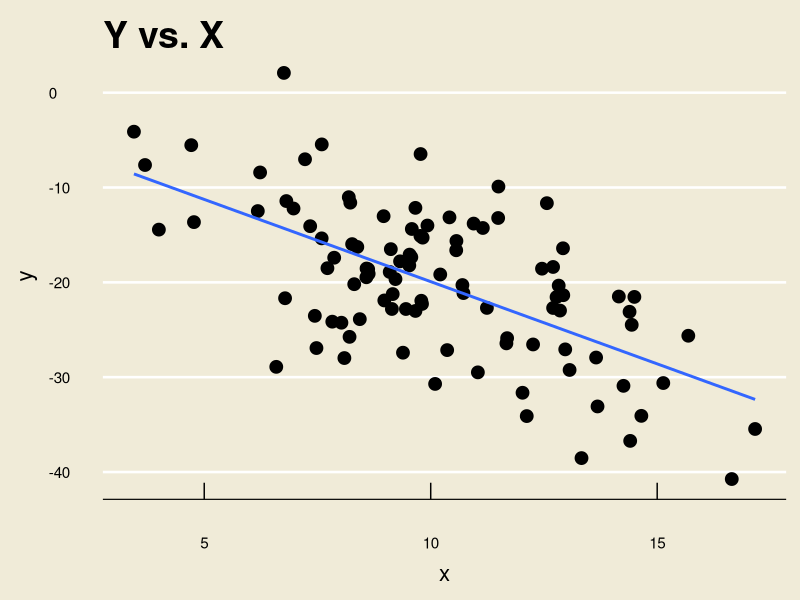
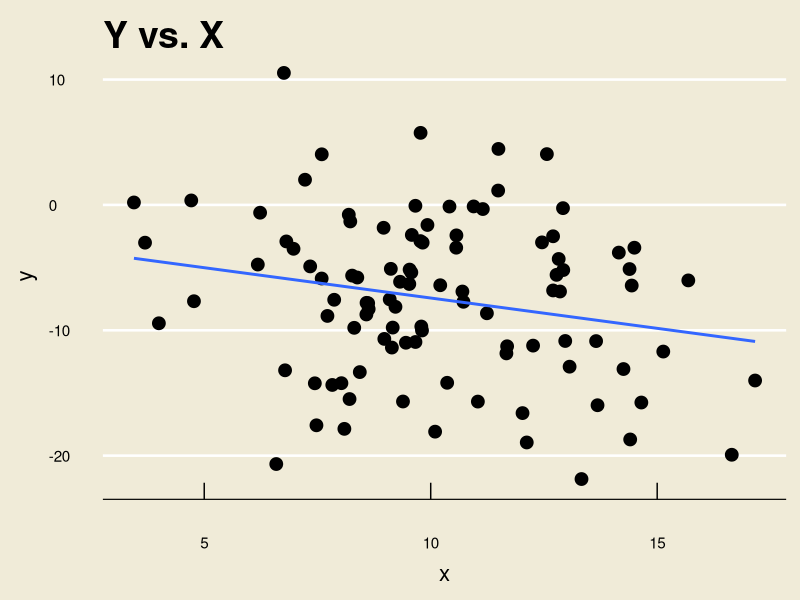
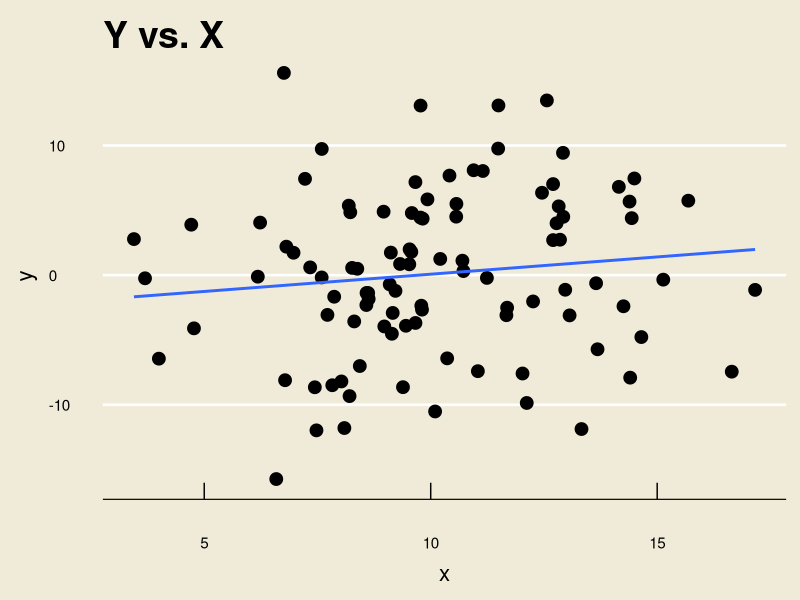

The R source for these figures, in order:
## ---- chunk 1
library(tidyverse)
library(ggthemes)
## ---- chunk 2
set.seed(5)

newx <- rnorm(100, 10, 3)
newy <- -2*newx + rnorm(100, 0, 6)

data.frame(x = newx, y = newy) %>%
  ggplot(aes(x = x, y = y)) +
  geom_point(size = 4) +
  theme_economist(base_size = 24) +
  ggtitle("Y vs. X") +
  theme(panel.background = element_rect("#f0ebd8"),
        plot.background = element_rect(fill = "#f0ebd8"),
        axis.title.y = element_text(size = 16,
                                    margin = margin(
                                      t = 0, 
                                      r = 10,
                                      b = 0, 
                                      l = 0)),
        axis.title.x = element_text(size = 16,
                                    margin = margin(
                                      t = 10, 
                                      r = 0,
                                      b = 0, 
                                      l = 0)),
        title = element_text(size = 18)
  ) +
  geom_smooth(method = "lm", 
              formula = "y~x",
              se = F,
              linewidth = 1)

fit1 <- lm(newy ~ newx)
## ---- chunk 3
set.seed(5)

newx2 <- rnorm(100, 10, 3)
newy2 <- -0.75*newx2 + rnorm(100, 0, 6)

data.frame(x = newx2, y = newy2) %>%
  ggplot(aes(x = x, y = y)) +
  geom_point(size = 4) +
  theme_economist(base_size = 24) +
  ggtitle("Y vs. X") +
  theme(panel.background = element_rect("#f0ebd8"),
        plot.background = element_rect(fill = "#f0ebd8"),
        axis.title.y = element_text(size = 16,
                                    margin = margin(
                                      t = 0, 
                                      r = 10,
                                      b = 0, 
                                      l = 0)),
        axis.title.x = element_text(size = 16,
                                    margin = margin(
                                      t = 10, 
                                      r = 0,
                                      b = 0, 
                                      l = 0)),
        title = element_text(size = 18)
  ) +
  geom_smooth(method = "lm", 
              formula = "y~x",
              se = F,
              linewidth = 1)

fit2 <- lm(newy2 ~ newx2)
## ---- chunk 4
set.seed(5)

newx3 <- rnorm(100, 10, 3)
newy3 <- rnorm(100, 0, 6)

data.frame(x = newx3, y = newy3) %>%
  ggplot(aes(x = x, y = y)) +
  geom_point(size = 4) +
  theme_economist(base_size = 24) +
  ggtitle("Y vs. X") +
  theme(panel.background = element_rect("#f0ebd8"),
        plot.background = element_rect(fill = "#f0ebd8"),
        axis.title.y = element_text(size = 16,
                                    margin = margin(
                                      t = 0, 
                                      r = 10,
                                      b = 0, 
                                      l = 0)),
        axis.title.x = element_text(size = 16,
                                    margin = margin(
                                      t = 10, 
                                      r = 0,
                                      b = 0, 
                                      l = 0)),
        title = element_text(size = 18)
  ) +
  geom_smooth(method = "lm", 
              formula = "y~x",
              se = F,
              linewidth = 1)

fit3 <- lm(newy3 ~ newx3)
